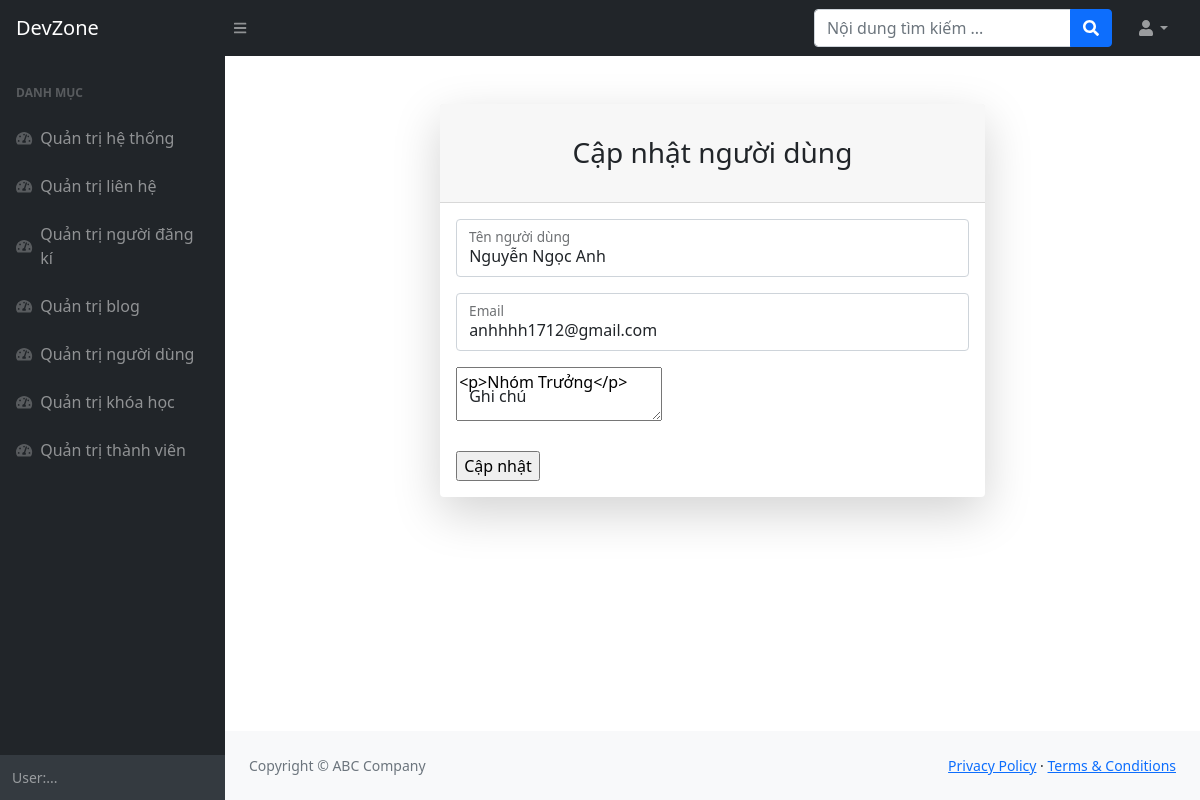
The page /admin/nguoi_dung_sua.php?id=1 on the database its author committed.
### tables this page shows
CREATE TABLE `tbl_nguoi_dung` (
  `id_nguoi_dung` int(10) NOT NULL,
  `ten_nguoi_dung` varchar(50) NOT NULL,
  `email` varchar(50) NOT NULL,
  `mat_khau` varchar(50) NOT NULL,
  `ghi_chu` text DEFAULT NULL
);

### admin/nguoi_dung_sua.php (the view, shortened to what this page needs)
<!DOCTYPE html>
<html lang="en">
    <head>
        <link href="https://cdn.jsdelivr.net/npm/simple-datatables@latest/dist/style.css" rel="stylesheet" />
        <link href="css/styles.css" rel="stylesheet" />
    </head>
    <body class="sb-nav-fixed">
        <nav class="sb-topnav navbar navbar-expand navbar-dark bg-dark">
            <a class="navbar-brand ps-3" href="../index.php">DevZone</a>
            <button class="btn btn-link btn-sm order-1 order-lg-0 me-4 me-lg-0" id="sidebarToggle" href="#!"><i class="fas fa-bars"></i></button>
            <form class="d-none d-md-inline-block form-inline ms-auto me-0 me-md-3 my-2 my-md-0">
                <div class="input-group">
                    <input class="form-control" type="text" placeholder="Nội dung tìm kiếm ..." aria-label="Nội dung tìm kiếm ..." aria-describedby="btnNavbarSearch" />
                    <button class="btn btn-primary" id="btnNavbarSearch" type="button"><i class="fas fa-search"></i></button>
                </div>
            </form>
            <ul class="navbar-nav ms-auto ms-md-0 me-3 me-lg-4">
                <li class="nav-item dropdown">
                    <a class="nav-link dropdown-toggle" id="navbarDropdown" href="#" role="button" data-bs-toggle="dropdown" aria-expanded="false"><i class="fas fa-user fa-fw"></i></a>
                </li>
            </ul>
        </nav>
        <div id="layoutSidenav">
            <div id="layoutSidenav_nav">
                <nav class="sb-sidenav accordion sb-sidenav-dark" id="sidenavAccordion">
                    <div class="sb-sidenav-menu">
                        <div class="nav">
                            <div class="sb-sidenav-menu-heading">Danh mục</div>
                            <a class="nav-link" href="index.php">
                                <div class="sb-nav-link-icon"><i class="fas fa-tachometer-alt"></i></div>
                                Quản trị hệ thống
                            </a>
                            <a class="nav-link" href="quan_tri_lien_he.php">
                                <div class="sb-nav-link-icon"><i class="fas fa-tachometer-alt"></i></div>
                                Quản trị liên hệ
                            </a>
                            <a class="nav-link" href="quan_tri_dang_ki_hoc.php">
                                <div class="sb-nav-link-icon"><i class="fas fa-tachometer-alt"></i></div>
                                Quản trị người đăng kí
                            </a>
                            <a class="nav-link" href="quan_tri_blog.php">
                                <div class="sb-nav-link-icon"><i class="fas fa-tachometer-alt"></i></div>
                                Quản trị blog
                            </a>
                            <a class="nav-link" href="quan_tri_nguoi_dung.php">
                                <div class="sb-nav-link-icon"><i class="fas fa-tachometer-alt"></i></div>
                                Quản trị người dùng
                            </a>
                            <a class="nav-link" href="quan_tri_khoa_hoc.php">
                                <div class="sb-nav-link-icon"><i class="fas fa-tachometer-alt"></i></div>
                                Quản trị khóa học
                            </a>
                            <a class="nav-link" href="quan_tri_thanh_vien.php">
                                <div class="sb-nav-link-icon"><i class="fas fa-tachometer-alt"></i></div>
                                Quản trị thành viên
                            </a>
                        </div>
                    </div>
                    <div class="sb-sidenav-footer">
                        <div class="small">User:...</div>
                    </div>
                </nav>
            </div>
            <?php
                $ket_noi = mysqli_connect("localhost","root","","devzone.db");
                $nguoi_dung_id = $_GET["id"];
                $sql = "
                      SELECT *
                      FROM tbl_nguoi_dung
                      WHERE id_nguoi_dung = '".$nguoi_dung_id."'
                      ";
                      $ab = mysqli_query($ket_noi, $sql);
                $row = mysqli_fetch_array($ab);
                  ;?>
            <div id="layoutSidenav_content">
                <main>
                    <div class="container">
                        <div class="row justify-content-center">
                            <div class="col-lg-7">
                                <div class="card shadow-lg border-0 rounded-lg mt-5">
                                    <div class="card-header"><h3 class="text-center font-weight-light my-4">Cập nhật người dùng</h3></div>
                                    <div class="card-body">
                                        <form method="POST" action="quan_tri_nguoi_dung_sua_thuc_hien.php" enctype="multipart/form-data">
                                           <div class="form-floating mb-3">
                                                <input class="form-control" id="inputTen" type="text" placeholder="Tên người dùng" name="txttennd" value="<?php echo $row["ten_nguoi_dung"];?>" />
                                                <label for="inputTen">Tên người dùng</label>
                                            </div>
                                            <div class="form-floating mb-3">
                                                <input class="form-control" id="inputEmail" type="text" placeholder="Email" name="txtemail" value="<?php echo $row["email"];?>" />
                                                <label for="inputEmail">Email</label>
                                            </div>
                                            <div class="form-floating mb-3">
                                                <textarea placeholder="Ghi chú" name="txtghichu" id="txtghichu"><?php echo $row["ghi_chu"];?></textarea>
                                                <label for="inputEmail">Ghi chú</label>
                                            </div>
                                            <div class="mt-4 mb-0">
                                                <input type="submit" name="btnSubmit" value="Cập nhật">
                                            </div>
                                        </form>
                                    </div>
                                </div>
                            </div>
                        </div>
                    </div>
                </main>
                <footer class="py-4 bg-light mt-auto">
                    <div class="container-fluid px-4">
                        <div class="d-flex align-items-center justify-content-between small">
                            <div class="text-muted">Copyright &copy; ABC Company</div>
                            <div>
                                <a href="#">Privacy Policy</a>
                                &middot;
                                <a href="#">Terms &amp; Conditions</a>
                            </div>
                        </div>
                    </div>
                </footer>
            </div>
        </div>
    </body>
</html>

### rows shown on the page
tbl_nguoi_dung: txttennd "Nguyễn Ngọc Anh", txtemail "anhhhh1712@gmail.com", txtghichu "<p>Nhóm Trưởng</p>"
